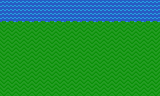

Rendered tile map (Tiled .tmx) drawn with the repository's tilesets; below, a short description and the full map source, tile grids included:
An orthogonal 10x6 tile map with 16x16 px tiles, 1 tile layer (Tile Layer 1).

<map version="1.10" tiledversion="1.12.2" orientation="orthogonal" renderorder="right-down" width="10" height="6" tilewidth="16" tileheight="16" infinite="0" nextlayerid="2" nextobjectid="1">
 <tileset firstgid="1" name="Tilemap" tilewidth="16" tileheight="16" tilecount="32" columns="8">
  <image source="../sprites/Chapter1/Tilemap.png" width="128" height="64" />
 </tileset>
 <layer id="1" name="Tile Layer 1" width="10" height="6">
  <data encoding="csv">
12,12,12,12,12,12,12,12,12,12,
4,4,4,4,4,4,4,4,4,4,
2,2,2,2,2,2,2,2,2,2,
2,2,2,2,2,2,2,2,2,2,
2,2,2,2,2,2,2,2,2,2,
2,2,2,2,2,2,2,2,2,2
</data>
 </layer>
</map>
